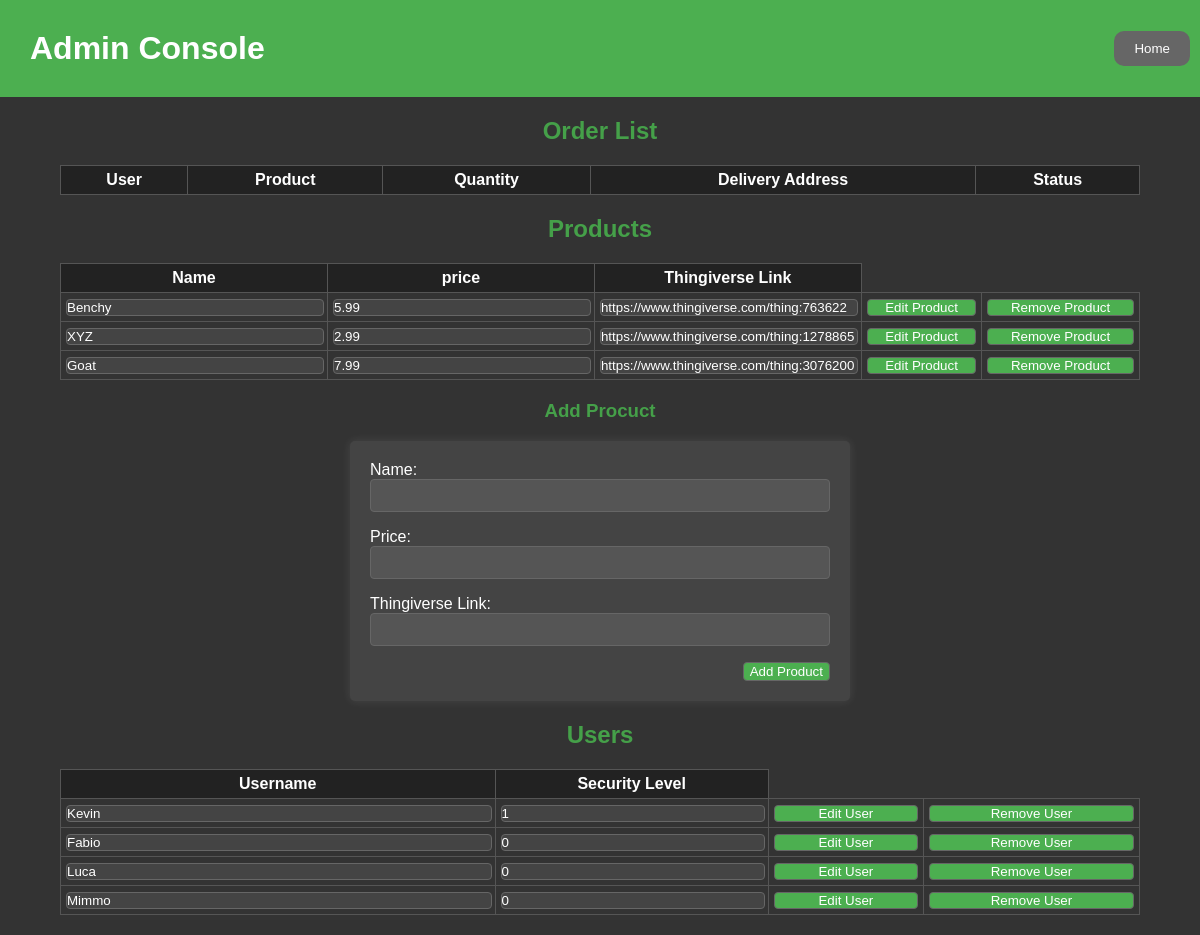
The page /admin.php (signed in) on the database as committed earlier.
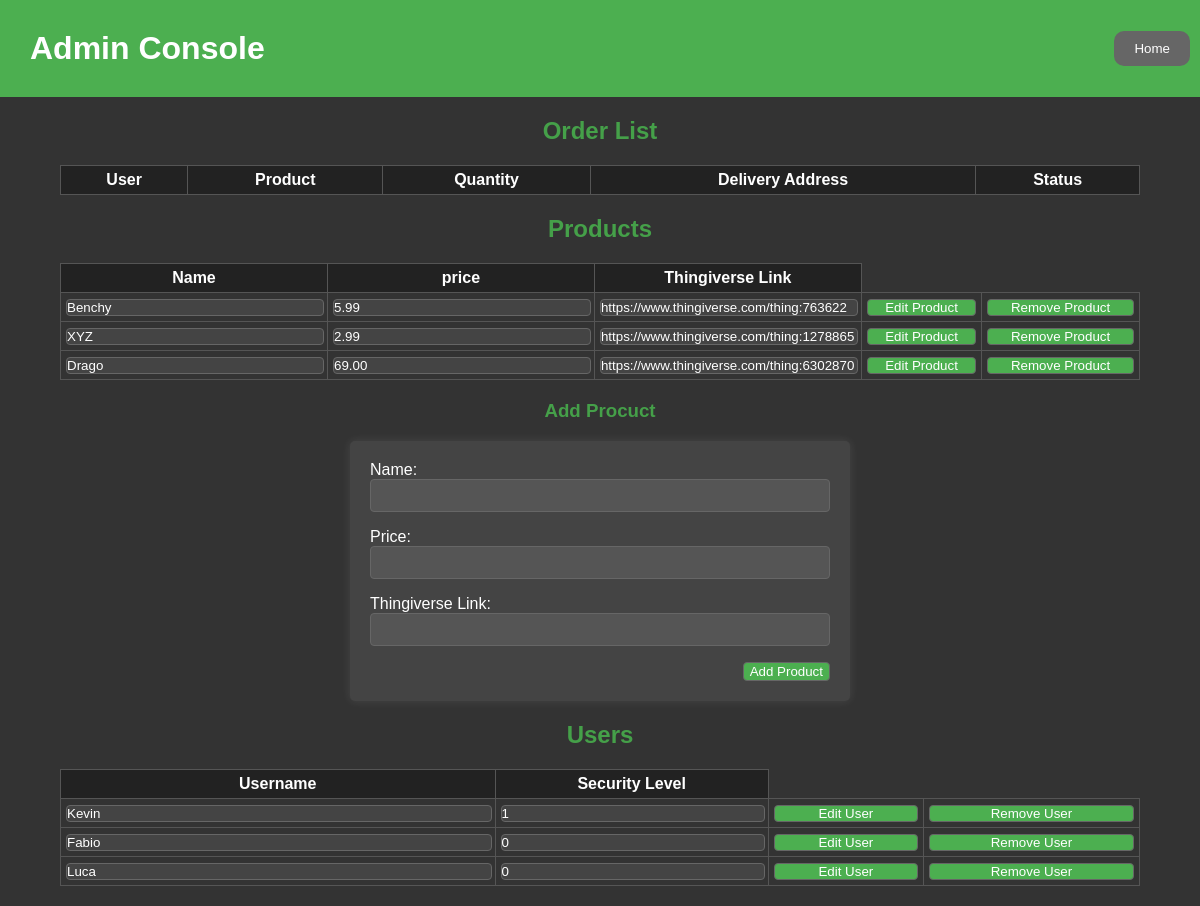
The same page on the database as committed later.
### tables this page shows
CREATE TABLE `products` (
  `id` int(11) NOT NULL,
  `name` varchar(256) NOT NULL,
  `price` decimal(10,2) NOT NULL,
  `thingiverse_link` varchar(256) DEFAULT NULL
);

CREATE TABLE `users` (
  `id` int(11) NOT NULL,
  `username` varchar(32) NOT NULL,
  `md5_password` varchar(32) NOT NULL,
  `security_lvl` int(11) NOT NULL
);

### admin.php (the view, shortened to what this page needs)
<?php
$db = new mysqli("localhost", "root", "", "cesco");
?>
<!DOCTYPE html>
<html lang="en">
<head>
    <link rel="stylesheet" href="style/style_admin.css">
</head>
<body>
    <header>
        <h1>Admin Console</h1>
        <form action="admin.php" method="post">
            <input type="submit" name="submit_type" value="Home">
        </form>
    </header>
    <h2>Order List</h2>
    <table>
        <tr>
            <th>User</th>
            <th>Product</th>
            <th>Quantity</th>
            <th>Delivery Address</th>
            <th>Status</th>
        </tr>
    </table>
    <h2>Products</h2>
    <table>
        <tr>
            <th>Name</th>
            <th>price</th>
            <th>Thingiverse Link</th>
        </tr>
        <?php
        $result = $db->query("SELECT * FROM products");
        foreach ($result as $row) {
            echo "<form action='admin.php' method='POST'>
                            <tr>
                                <input type='hidden' value=" . $row["id"] . " name='id' class='table_format_input'>
                                <td><input type='text' value=" . $row["name"] . " name='name' class='table_format_input'></td>
                                <td><input type='number' value=" . $row["price"] . " name='price' min='0' step='0.01' class='table_format_input'></td>
                                <td><input type='text' value=" . $row["thingiverse_link"] . " name='thg_link' class='table_format_input'></td>
                                <td><input type='submit' name='submit_type' value='Edit Product' class='table_format_input'></td>
                                <td><input type='submit' name='submit_type' value='Remove Product' class='table_format_input'></td>
                            </tr>
                          </form>";
        }
        ?>
    </table>
    <h3>Add Procuct</h3>
    <div class="container">
        <form class="input_form" action="admin.php" method="POST">
            Name: <input type="text" name="name" class="add_format_input">
            Price: <input type="number" name="price" class="add_format_input" min='0' step='0.01'>
            Thingiverse Link: <input type="text" name="thg_link" class="add_format_input">
            <div style="text-align: right;">
                <input type="submit" name="submit_type" value="Add Product">
            </div>
        </form>
    </div>
    <h2>Users</h2>
    <table>
        <tr>
            <th>Username</th>
            <th>Security Level</th>
        </tr>
        <?php
        $result = $db->query("SELECT * FROM users");
        foreach ($result as $row) {
            echo "<form action='admin.php' method='POST'>
                            <tr>
                                <input type='hidden' value=" . $row["id"] . " name='id' class='table_format_input'>
                                <td><input type='text' value=" . $row["username"] . " name='usr' class='table_format_input'></td>
                                <td><input type='number' value=" . $row["security_lvl"] . " name='scrt_lvl' min='0' max='1' step='1' class='table_format_input'></td>
                                <td><input type='submit' name='submit_type' value='Edit User' class='table_format_input'></td>
                                <td><input type='submit' name='submit_type' value='Remove User' class='table_format_input'></td>
                            </tr>
                          </form>";
        }
        ?>
    </table>
</body>
</html>

### style/style_admin.css (style rules this page uses)
body { margin: 0; padding: 0; }
h1 { margin: 20px; }
body { font-family: "Arial", sans-serif; background-color: #333; color: #fff; text-align: center; }
h1 { color: #fff; }
h2, h3, h4 { color: #45a049; }
table { width: 90%; margin: 20px auto; border-collapse: collapse; }
th, td { padding: 5px; border: 1px solid #555; }
th { background-color: #222; color: #fff; }
td { background-color: #333; }
.add_format_input { width: 100%; padding: 8px; margin-bottom: 16px; border: 1px solid #666; border-radius: 4px; box-sizing: border-box; color: #fff; background-color: #555; }
.table_format_input { width: 100%; padding: 0; margin: 0; border: 1px solid #666; border-radius: 4px; color: #fff; background-color: #444; }
input[type="submit"] { background-color: #4caf50; border: 1px solid #666; border-radius: 4px; color: #fff; cursor: pointer; }
.input_form { background-color: #444; padding: 20px; border-radius: 5px; box-shadow: 0 0 10px rgba(255, 255, 255, 0.1); }
header { background-color: #4caf50; color: #fff; padding: 10px 10px; display: flex; justify-content: space-between; align-items: center; }
header input[type="submit"] { background-color: #666; color: #fff; border: none; padding: 10px 20px; cursor: pointer; border-radius: 10px; }
.container { width: 500px; margin: 10px auto; text-align: left; }

Rows that differ between the two databases and show on the page:
removed users: usr "Mimmo", scrt_lvl "0"
changed products: name "Goat" → "Drago"; price "7.99" → "69.00"; thg_link "https://www.thingiverse.com/thing:3076200" → "https://www.thingiverse.com/thing:6302870"
